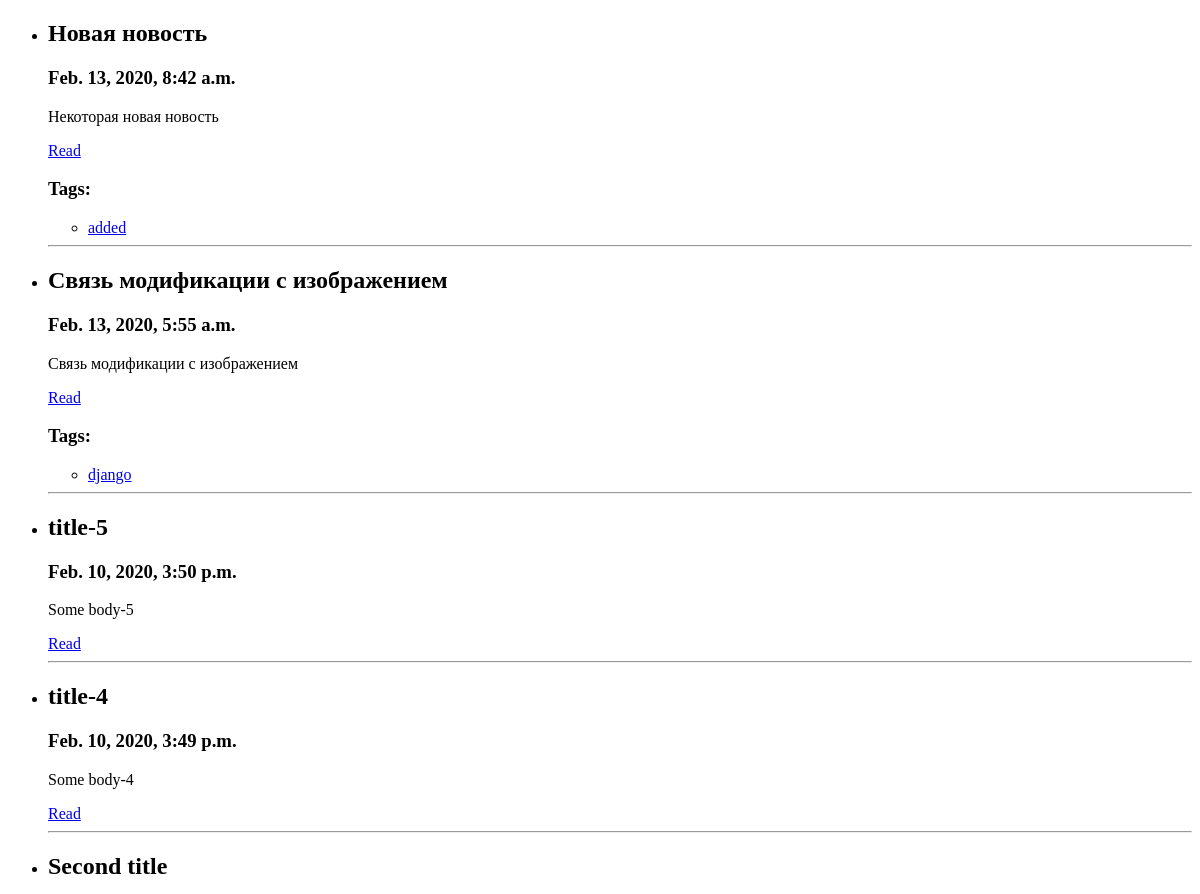
Page /blog/ (upper part) on the earlier database version.
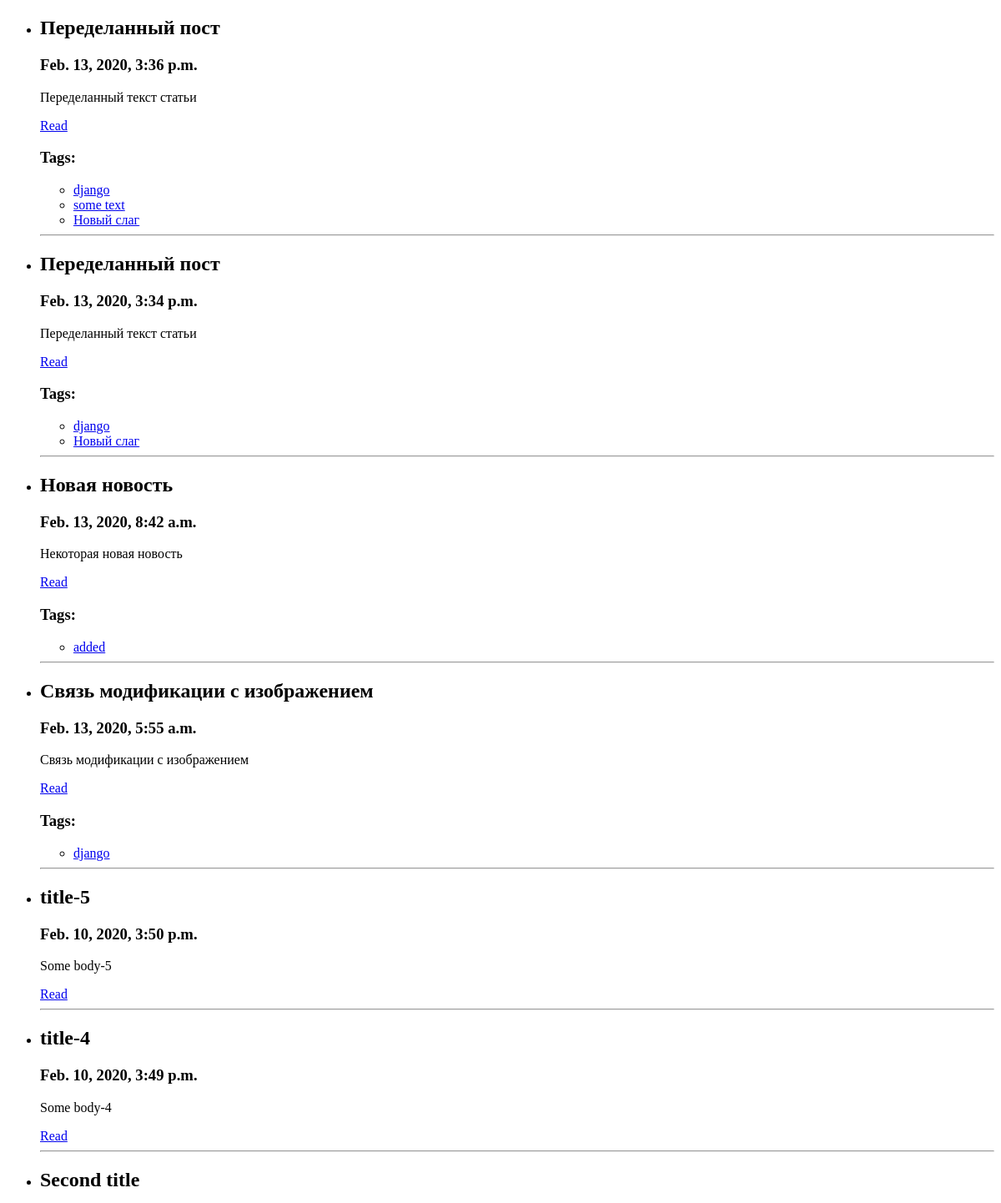
Same page on the later database version.
### blog/models.py (models this page shows, shortened)
class Post(models.Model):
    title = models.CharField(max_length=150, db_index=True)
    slug = models.SlugField(max_length=150, blank=True, unique=True)
    body = models.TextField(blank=True, db_index=True)
    date_pub = models.DateTimeField(auto_now_add=True)
    tags = models.ManyToManyField('Tag', related_name='posts', blank=True)
    def get_absolute_url(self):
        return reverse('post_details_url', kwargs={'slug': self.slug})
    class Meta:
        ordering = ['-date_pub']

class Tag(models.Model):
    title = models.CharField(max_length=50)
    slug = models.SlugField(max_length=50, unique=True)
    def get_absolute_url(self):
        return reverse('tag_details_url', kwargs={'slug': self.slug})

### blog/views.py (the view)
# urls.py: path('', posts_lists, name='lists_url'),
def posts_lists(request):
    posts = Post.objects.all()
    return render(request, 'blog/index.html', {'posts': posts})

### blog/templates/blog/index.html (shortened to what this page needs)
{% extends 'blog/base.html' %}
{% block content %}
    <ul>
        {% for post in posts %}
            {% include 'blog/includes/post_card_template.html' %}
        {% endfor %}
    </ul>
{% endblock %}

### blog/templates/blog/includes/post_card_template.html
<li>
    <h2>{{ post.title }}</h2>
    <h3>{{ post.date_pub }}</h3>
    <p>{{ post.body }}</p>
    <a href="{{ post.get_absolute_url }}">Read</a>
    {% with tags=post.tags.all %}
        {% if tags %}
            <h3>Tags:</h3>
            <ul>
                {% for tag in tags %}
                    <li>
                        <a href="{{ tag.get_absolute_url }}">{{ tag.title }}</a>
                    </li>
                {% endfor %}
            </ul>
        {% endif %}
    {% endwith %}
</li>
<hr>

Differences in the rows shown:
added Post: title "Переделанный пост", date_pub "Feb. 13, 2020, 3:36 p.m.", body "Переделанный текст статьи", Tag (title "django")
now on this page (row unchanged): Tag: title "some text", shown under "Переделанный пост"
now on this page (row unchanged): Tag: title "Новый слаг"
added Post: title "Переделанный пост", date_pub "Feb. 13, 2020, 3:34 p.m.", body "Переделанный текст статьи", Tag (title "django")
